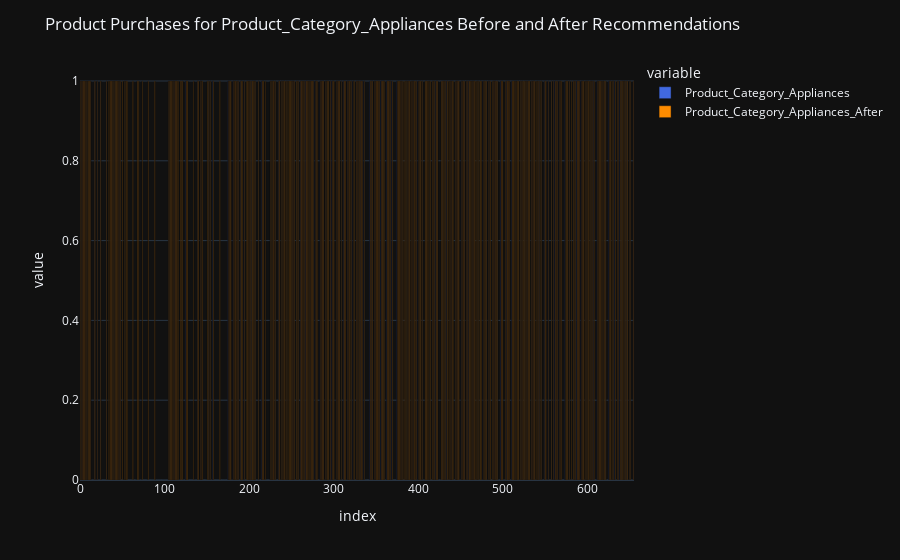
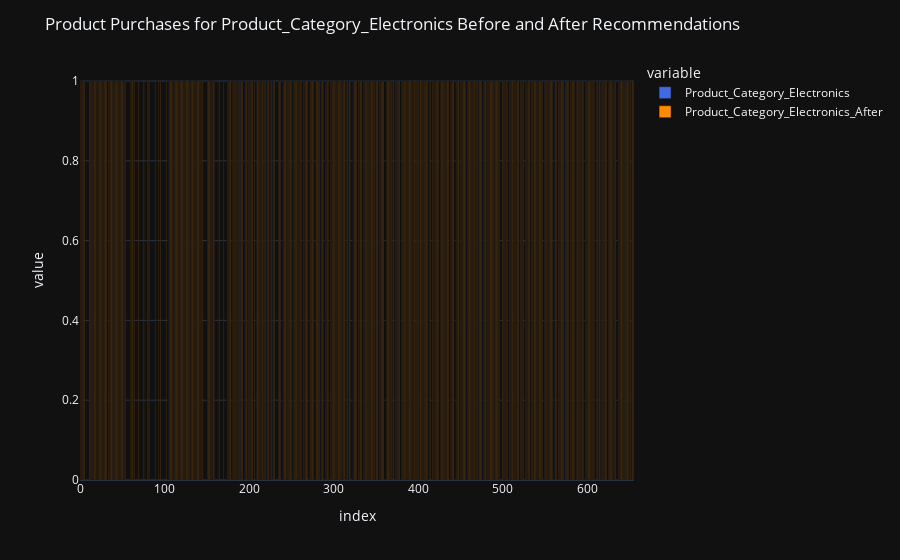
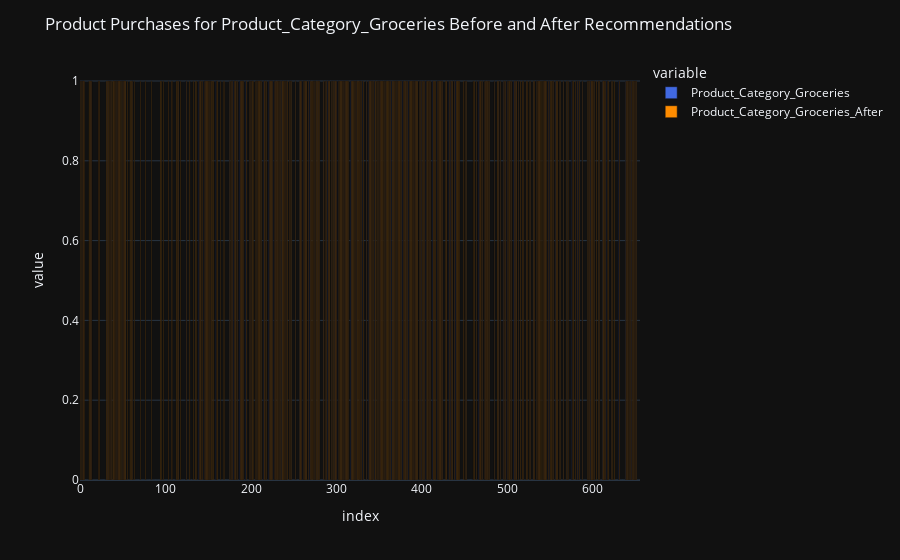

Notebook cell for these charts, in order:
### Code cell
import plotly.express as px

# Define product columns for before and after recommendation
product_columns = [
    'Product_Category_Appliances',
    'Product_Category_Electronics',
    'Product_Category_Groceries',
    'Product_Category_Personal_Care',
    'Product_Category_Clothing'
]

# Iterate over each product category and create a separate bar graph
for col in product_columns:
    before_col = col  # Original purchase column
    after_col = col + '_After'  # Updated purchase column after recommendations
    
    # Check if both 'before' and 'after' columns exist in the dataframe
    if before_col in df.columns and after_col in df.columns:
        fig = px.bar(
            df,
            x=df.index,
            y=[before_col, after_col],
            labels={"x": "Customer Index", "y": "Number of Products Purchased"},
            barmode="group",
            template="plotly_dark",
            color_discrete_map={before_col: 'royalblue', after_col: 'darkorange'}  # Set distinct colors
        )

        # Set the title for the figure
        fig.update_layout(title=f"Product Purchases for {col} Before and After Recommendations")

        # Show each graph
        fig.show()
    else:
        print(f"Columns {before_col} or {after_col} not found in the dataframe.")

### Figure 1 — Plotly figure (JSON) as saved in the notebook; plotly's stock layout.template omitted (floating-point values rounded to 4 significant figures; data arrays with more than 128 entries replaced by an {"elided": "..."} marker saying what was removed)
{"data": [{"alignmentgroup": "True", "hovertemplate": "variable=Product_Category_Appliances<br>index=%{x}<br>value=%{y}<extra></extra>", "legendgroup": "Product_Category_Appliances", "marker": {"color": "royalblue", "pattern": {"shape": ""}}, "name": "Product_Category_Appliances", "offsetgroup": "Product_Category_Appliances", "orientation": "v", "showlegend": true, "textposition": "auto", "type": "bar", "x": {"elided": "656 int values"}, "xaxis": "x", "y": {"elided": "656 int values"}, "yaxis": "y"}, {"alignmentgroup": "True", "hovertemplate": "variable=Product_Category_Appliances_After<br>index=%{x}<br>value=%{y}<extra></extra>", "legendgroup": "Product_Category_Appliances_After", "marker": {"color": "darkorange", "pattern": {"shape": ""}}, "name": "Product_Category_Appliances_After", "offsetgroup": "Product_Category_Appliances_After", "orientation": "v", "showlegend": true, "textposition": "auto", "type": "bar", "x": {"elided": "656 int values"}, "xaxis": "x", "y": {"elided": "656 int values"}, "yaxis": "y"}], "layout": {"barmode": "group", "legend": {"title": {"text": "variable"}, "tracegroupgap": 0}, "margin": {"t": 60}, "title": {"text": "Product Purchases for Product_Category_Appliances Before and After Recommendations"}, "xaxis": {"anchor": "y", "domain": [0, 1], "title": {"text": "index"}}, "yaxis": {"anchor": "x", "domain": [0, 1], "title": {"text": "value"}}}}

### Figure 2 — Plotly figure (JSON) as saved in the notebook; plotly's stock layout.template omitted (floating-point values rounded to 4 significant figures; data arrays with more than 128 entries replaced by an {"elided": "..."} marker saying what was removed)
{"data": [{"alignmentgroup": "True", "hovertemplate": "variable=Product_Category_Electronics<br>index=%{x}<br>value=%{y}<extra></extra>", "legendgroup": "Product_Category_Electronics", "marker": {"color": "royalblue", "pattern": {"shape": ""}}, "name": "Product_Category_Electronics", "offsetgroup": "Product_Category_Electronics", "orientation": "v", "showlegend": true, "textposition": "auto", "type": "bar", "x": {"elided": "656 int values"}, "xaxis": "x", "y": {"elided": "656 int values"}, "yaxis": "y"}, {"alignmentgroup": "True", "hovertemplate": "variable=Product_Category_Electronics_After<br>index=%{x}<br>value=%{y}<extra></extra>", "legendgroup": "Product_Category_Electronics_After", "marker": {"color": "darkorange", "pattern": {"shape": ""}}, "name": "Product_Category_Electronics_After", "offsetgroup": "Product_Category_Electronics_After", "orientation": "v", "showlegend": true, "textposition": "auto", "type": "bar", "x": {"elided": "656 int values"}, "xaxis": "x", "y": {"elided": "656 int values"}, "yaxis": "y"}], "layout": {"barmode": "group", "legend": {"title": {"text": "variable"}, "tracegroupgap": 0}, "margin": {"t": 60}, "title": {"text": "Product Purchases for Product_Category_Electronics Before and After Recommendations"}, "xaxis": {"anchor": "y", "domain": [0, 1], "title": {"text": "index"}}, "yaxis": {"anchor": "x", "domain": [0, 1], "title": {"text": "value"}}}}

### Figure 3 — Plotly figure (JSON) as saved in the notebook; plotly's stock layout.template omitted (floating-point values rounded to 4 significant figures; data arrays with more than 128 entries replaced by an {"elided": "..."} marker saying what was removed)
{"data": [{"alignmentgroup": "True", "hovertemplate": "variable=Product_Category_Groceries<br>index=%{x}<br>value=%{y}<extra></extra>", "legendgroup": "Product_Category_Groceries", "marker": {"color": "royalblue", "pattern": {"shape": ""}}, "name": "Product_Category_Groceries", "offsetgroup": "Product_Category_Groceries", "orientation": "v", "showlegend": true, "textposition": "auto", "type": "bar", "x": {"elided": "656 int values"}, "xaxis": "x", "y": {"elided": "656 int values"}, "yaxis": "y"}, {"alignmentgroup": "True", "hovertemplate": "variable=Product_Category_Groceries_After<br>index=%{x}<br>value=%{y}<extra></extra>", "legendgroup": "Product_Category_Groceries_After", "marker": {"color": "darkorange", "pattern": {"shape": ""}}, "name": "Product_Category_Groceries_After", "offsetgroup": "Product_Category_Groceries_After", "orientation": "v", "showlegend": true, "textposition": "auto", "type": "bar", "x": {"elided": "656 int values"}, "xaxis": "x", "y": {"elided": "656 int values"}, "yaxis": "y"}], "layout": {"barmode": "group", "legend": {"title": {"text": "variable"}, "tracegroupgap": 0}, "margin": {"t": 60}, "title": {"text": "Product Purchases for Product_Category_Groceries Before and After Recommendations"}, "xaxis": {"anchor": "y", "domain": [0, 1], "title": {"text": "index"}}, "yaxis": {"anchor": "x", "domain": [0, 1], "title": {"text": "value"}}}}
